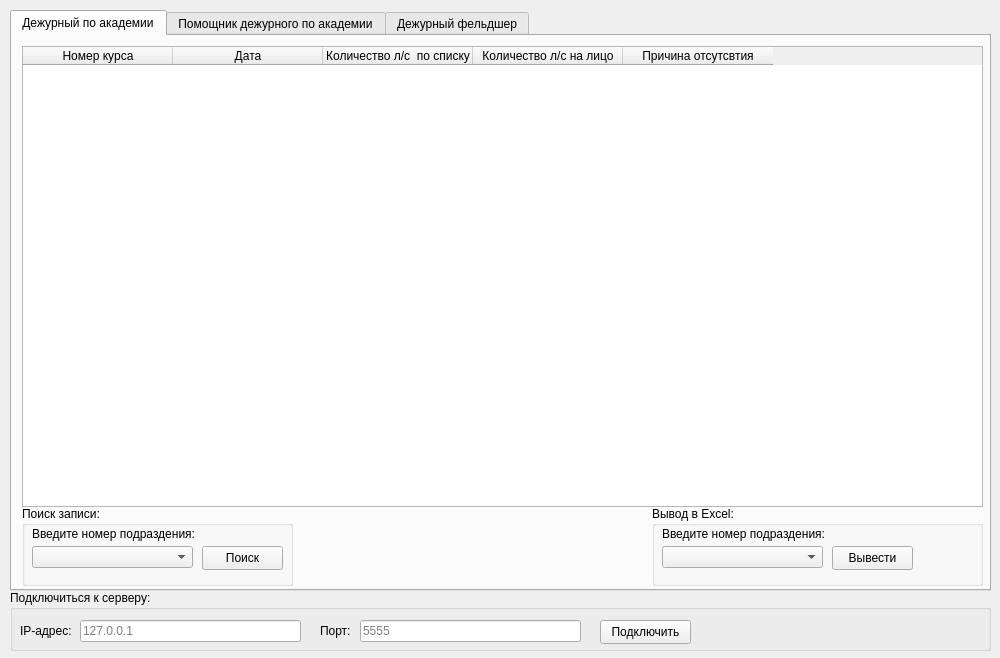
<?xml version="1.0" encoding="UTF-8"?>
<ui version="4.0">
 <class>MainWindow</class>
 <widget class="QMainWindow" name="MainWindow">
  <property name="geometry">
   <rect>
    <x>0</x>
    <y>0</y>
    <width>1000</width>
    <height>658</height>
   </rect>
  </property>
  <property name="minimumSize">
   <size>
    <width>1000</width>
    <height>658</height>
   </size>
  </property>
  <property name="maximumSize">
   <size>
    <width>1000</width>
    <height>658</height>
   </size>
  </property>
  <property name="windowTitle">
   <string>Учет личного  состава подраздения</string>
  </property>
  <widget class="QWidget" name="centralwidget">
   <widget class="QTabWidget" name="tabWidget">
    <property name="geometry">
     <rect>
      <x>10</x>
      <y>10</y>
      <width>981</width>
      <height>581</height>
     </rect>
    </property>
    <property name="currentIndex">
     <number>0</number>
    </property>
    <widget class="QWidget" name="tab">
     <attribute name="title">
      <string>Дежурный по академии</string>
     </attribute>
     <widget class="QTableWidget" name="tableWidget">
      <property name="geometry">
       <rect>
        <x>10</x>
        <y>10</y>
        <width>961</width>
        <height>461</height>
       </rect>
      </property>
      <attribute name="horizontalHeaderDefaultSectionSize">
       <number>150</number>
      </attribute>
      <column>
       <property name="text">
        <string>Номер курса</string>
       </property>
      </column>
      <column>
       <property name="text">
        <string>Дата</string>
       </property>
      </column>
      <column>
       <property name="text">
        <string>Количество л/с  по списку</string>
       </property>
      </column>
      <column>
       <property name="text">
        <string>Количество л/с на лицо</string>
       </property>
      </column>
      <column>
       <property name="text">
        <string>Причина отсутсвтия</string>
       </property>
      </column>
     </widget>
     <widget class="QGroupBox" name="groupBox">
      <property name="geometry">
       <rect>
        <x>10</x>
        <y>470</y>
        <width>271</width>
        <height>80</height>
       </rect>
      </property>
      <property name="title">
       <string>Поиск записи:</string>
      </property>
      <widget class="QLabel" name="label">
       <property name="geometry">
        <rect>
         <x>10</x>
         <y>20</y>
         <width>281</width>
         <height>16</height>
        </rect>
       </property>
       <property name="text">
        <string>Введите номер подраздения:</string>
       </property>
      </widget>
      <widget class="QPushButton" name="pushButton">
       <property name="geometry">
        <rect>
         <x>180</x>
         <y>40</y>
         <width>81</width>
         <height>24</height>
        </rect>
       </property>
       <property name="text">
        <string>Поиск</string>
       </property>
      </widget>
      <widget class="QComboBox" name="comboBox_3">
       <property name="geometry">
        <rect>
         <x>10</x>
         <y>40</y>
         <width>161</width>
         <height>22</height>
        </rect>
       </property>
      </widget>
     </widget>
     <widget class="QGroupBox" name="groupBox_5">
      <property name="geometry">
       <rect>
        <x>640</x>
        <y>470</y>
        <width>331</width>
        <height>80</height>
       </rect>
      </property>
      <property name="title">
       <string>Вывод в Excel:</string>
      </property>
      <widget class="QLabel" name="label_11">
       <property name="geometry">
        <rect>
         <x>10</x>
         <y>20</y>
         <width>281</width>
         <height>16</height>
        </rect>
       </property>
       <property name="text">
        <string>Введите номер подраздения:</string>
       </property>
      </widget>
      <widget class="QComboBox" name="comboBox_4">
       <property name="geometry">
        <rect>
         <x>10</x>
         <y>40</y>
         <width>161</width>
         <height>22</height>
        </rect>
       </property>
      </widget>
      <widget class="QPushButton" name="pushButton_5">
       <property name="geometry">
        <rect>
         <x>180</x>
         <y>40</y>
         <width>81</width>
         <height>24</height>
        </rect>
       </property>
       <property name="text">
        <string>Вывести</string>
       </property>
      </widget>
     </widget>
    </widget>
    <widget class="QWidget" name="tab_2">
     <attribute name="title">
      <string>Помощник дежурного по академии</string>
     </attribute>
     <widget class="QGroupBox" name="groupBox_2">
      <property name="geometry">
       <rect>
        <x>590</x>
        <y>10</y>
        <width>381</width>
        <height>221</height>
       </rect>
      </property>
      <property name="title">
       <string>Добавить запись:</string>
      </property>
      <widget class="QLabel" name="label_2">
       <property name="geometry">
        <rect>
         <x>10</x>
         <y>30</y>
         <width>121</width>
         <height>21</height>
        </rect>
       </property>
       <property name="text">
        <string>Номер подразделения:</string>
       </property>
      </widget>
      <widget class="QLabel" name="label_5">
       <property name="geometry">
        <rect>
         <x>90</x>
         <y>70</y>
         <width>41</width>
         <height>21</height>
        </rect>
       </property>
       <property name="text">
        <string>Дата:</string>
       </property>
      </widget>
      <widget class="QDateEdit" name="dateEdit">
       <property name="geometry">
        <rect>
         <x>130</x>
         <y>70</y>
         <width>110</width>
         <height>22</height>
        </rect>
       </property>
       <property name="dateTime">
        <datetime>
         <hour>0</hour>
         <minute>0</minute>
         <second>0</second>
         <year>2023</year>
         <month>5</month>
         <day>25</day>
        </datetime>
       </property>
      </widget>
      <widget class="QLabel" name="label_6">
       <property name="geometry">
        <rect>
         <x>10</x>
         <y>110</y>
         <width>161</width>
         <height>21</height>
        </rect>
       </property>
       <property name="text">
        <string>Количество людей по списку:</string>
       </property>
      </widget>
      <widget class="QLabel" name="label_7">
       <property name="geometry">
        <rect>
         <x>10</x>
         <y>140</y>
         <width>151</width>
         <height>21</height>
        </rect>
       </property>
       <property name="text">
        <string>Количество людей на лицо:</string>
       </property>
      </widget>
      <widget class="QLineEdit" name="lineEdit_5">
       <property name="geometry">
        <rect>
         <x>170</x>
         <y>110</y>
         <width>113</width>
         <height>22</height>
        </rect>
       </property>
      </widget>
      <widget class="QLineEdit" name="lineEdit_6">
       <property name="geometry">
        <rect>
         <x>170</x>
         <y>140</y>
         <width>113</width>
         <height>22</height>
        </rect>
       </property>
      </widget>
      <widget class="QPushButton" name="pushButton_3">
       <property name="geometry">
        <rect>
         <x>130</x>
         <y>180</y>
         <width>75</width>
         <height>24</height>
        </rect>
       </property>
       <property name="text">
        <string>Добавить</string>
       </property>
      </widget>
      <widget class="QComboBox" name="comboBox">
       <property name="geometry">
        <rect>
         <x>140</x>
         <y>30</y>
         <width>141</width>
         <height>22</height>
        </rect>
       </property>
      </widget>
     </widget>
     <widget class="QTableWidget" name="tableWidget_2">
      <property name="geometry">
       <rect>
        <x>10</x>
        <y>10</y>
        <width>571</width>
        <height>531</height>
       </rect>
      </property>
      <attribute name="horizontalHeaderDefaultSectionSize">
       <number>150</number>
      </attribute>
      <column>
       <property name="text">
        <string>Номер курса</string>
       </property>
      </column>
      <column>
       <property name="text">
        <string>Дата</string>
       </property>
      </column>
      <column>
       <property name="text">
        <string>Количество л/с  по списку</string>
       </property>
      </column>
      <column>
       <property name="text">
        <string>Количество л/с на лицо</string>
       </property>
      </column>
      <column>
       <property name="text">
        <string>Причина отсутсвтия</string>
       </property>
      </column>
     </widget>
    </widget>
    <widget class="QWidget" name="tab_3">
     <attribute name="title">
      <string>Дежурный фельдшер</string>
     </attribute>
     <widget class="QGroupBox" name="groupBox_4">
      <property name="geometry">
       <rect>
        <x>580</x>
        <y>10</y>
        <width>381</width>
        <height>201</height>
       </rect>
      </property>
      <property name="title">
       <string>Добавить запись:</string>
      </property>
      <widget class="QLabel" name="label_8">
       <property name="geometry">
        <rect>
         <x>10</x>
         <y>30</y>
         <width>121</width>
         <height>21</height>
        </rect>
       </property>
       <property name="text">
        <string>Номер подразделения:</string>
       </property>
      </widget>
      <widget class="QLabel" name="label_9">
       <property name="geometry">
        <rect>
         <x>90</x>
         <y>70</y>
         <width>41</width>
         <height>21</height>
        </rect>
       </property>
       <property name="text">
        <string>Дата:</string>
       </property>
      </widget>
      <widget class="QDateEdit" name="dateEdit_2">
       <property name="geometry">
        <rect>
         <x>130</x>
         <y>70</y>
         <width>110</width>
         <height>22</height>
        </rect>
       </property>
       <property name="dateTime">
        <datetime>
         <hour>0</hour>
         <minute>0</minute>
         <second>0</second>
         <year>2023</year>
         <month>5</month>
         <day>25</day>
        </datetime>
       </property>
      </widget>
      <widget class="QLabel" name="label_10">
       <property name="geometry">
        <rect>
         <x>10</x>
         <y>110</y>
         <width>371</width>
         <height>21</height>
        </rect>
       </property>
       <property name="text">
        <string>Список больных(в скобках указать место лечения):</string>
       </property>
      </widget>
      <widget class="QLineEdit" name="lineEdit_8">
       <property name="geometry">
        <rect>
         <x>10</x>
         <y>140</y>
         <width>361</width>
         <height>22</height>
        </rect>
       </property>
      </widget>
      <widget class="QPushButton" name="pushButton_4">
       <property name="geometry">
        <rect>
         <x>150</x>
         <y>170</y>
         <width>75</width>
         <height>24</height>
        </rect>
       </property>
       <property name="text">
        <string>Добавить</string>
       </property>
      </widget>
      <widget class="QComboBox" name="comboBox_2">
       <property name="geometry">
        <rect>
         <x>140</x>
         <y>30</y>
         <width>141</width>
         <height>22</height>
        </rect>
       </property>
      </widget>
     </widget>
     <widget class="QTableWidget" name="tableWidget_3">
      <property name="geometry">
       <rect>
        <x>10</x>
        <y>10</y>
        <width>561</width>
        <height>531</height>
       </rect>
      </property>
      <attribute name="horizontalHeaderDefaultSectionSize">
       <number>150</number>
      </attribute>
      <column>
       <property name="text">
        <string>Номер курса</string>
       </property>
      </column>
      <column>
       <property name="text">
        <string>Дата</string>
       </property>
      </column>
      <column>
       <property name="text">
        <string>Количество л/с  по списку</string>
       </property>
      </column>
      <column>
       <property name="text">
        <string>Количество л/с на лицо</string>
       </property>
      </column>
      <column>
       <property name="text">
        <string>Причина отсутсвтия</string>
       </property>
      </column>
     </widget>
    </widget>
   </widget>
   <widget class="QGroupBox" name="groupBox_3">
    <property name="geometry">
     <rect>
      <x>10</x>
      <y>590</y>
      <width>981</width>
      <height>61</height>
     </rect>
    </property>
    <property name="title">
     <string>Подключиться к серверу:</string>
    </property>
    <widget class="QLabel" name="label_3">
     <property name="geometry">
      <rect>
       <x>10</x>
       <y>25</y>
       <width>61</width>
       <height>31</height>
      </rect>
     </property>
     <property name="text">
      <string>IP-адрес:</string>
     </property>
    </widget>
    <widget class="QLineEdit" name="lineEdit_3">
     <property name="geometry">
      <rect>
       <x>70</x>
       <y>30</y>
       <width>221</width>
       <height>22</height>
      </rect>
     </property>
     <property name="placeholderText">
      <string>127.0.0.1</string>
     </property>
    </widget>
    <widget class="QLabel" name="label_4">
     <property name="geometry">
      <rect>
       <x>310</x>
       <y>25</y>
       <width>31</width>
       <height>31</height>
      </rect>
     </property>
     <property name="text">
      <string>Порт:</string>
     </property>
    </widget>
    <widget class="QLineEdit" name="lineEdit_4">
     <property name="geometry">
      <rect>
       <x>350</x>
       <y>30</y>
       <width>221</width>
       <height>22</height>
      </rect>
     </property>
     <property name="placeholderText">
      <string>5555</string>
     </property>
    </widget>
    <widget class="QPushButton" name="pushButton_2">
     <property name="geometry">
      <rect>
       <x>590</x>
       <y>30</y>
       <width>91</width>
       <height>24</height>
      </rect>
     </property>
     <property name="text">
      <string>Подключить</string>
     </property>
    </widget>
   </widget>
  </widget>
 </widget>
 <resources/>
 <connections/>
</ui>
